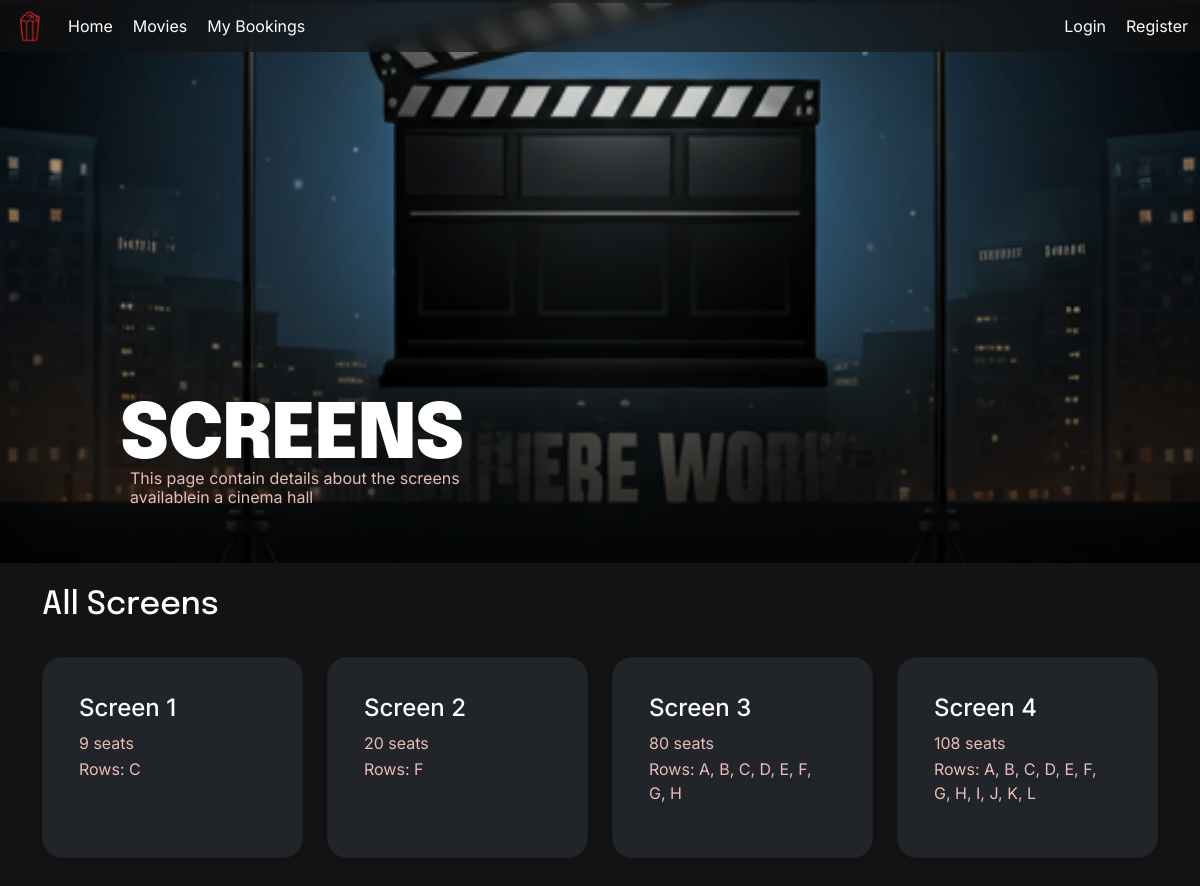
The app's page /screens with its own data.
### models.py (models this page shows)
class Screen(db.Model):
    __tablename__ = 'screen'
    id = db.Column(db.Integer, primary_key=True)
    name = db.Column(db.String(50), nullable=False, unique=True)
    seats = db.relationship('Seat', backref='screen', lazy=True)
    showtimes = db.relationship('Showtime', backref='screen', lazy=True)

### app.py (the view)
@app.route('/screens')
def screens():
    screens = Screen.query.all()
    return render_template('screens.html', screens=screens)

### app.py (called while the page is built)
@app.context_processor
def inject_user():
    return dict(current_user = current_user, request = request)

### templates/screens.html (shortened to what this page needs)
{% extends "0base.html" %}
{% block content %}
    <div class = "hero-page" style="margin-top: -75px; height: 70vh;
            background:
            linear-gradient(to top, rgba(0, 0, 0, 0.8), rgba(0, 0, 0, 0)),
            url('/static/images/bg1.png') center/cover no-repeat;">
        <div class="para-home" style = "width: 80vw;">
            <h1 style="max-width: 700px; margin-bottom: 0px;">SCREENS</h1>
            <p style="width: 40%; line-height: 1.2; padding-left: 10px;"> This page contain details about the screens availablein a cinema hall</p>
    </div>
    </div>
<div class="container">
<div class="d-flex justify-content-between align-items-center mb-4 mt-4">
    <h2 class="text-white">All Screens</h2>
</div>
<div class="row">
{% for screen in screens %}
<div class="col-md-3 mb-4 d-flex">
    <div class="card w-100 h-100 bg-dark text-white h-100 shadow-sm" style="border-radius:20px;">
        <div class="card-body w-100 h-100 d-flex flex-column justify-content-between" style="align-items: flex-start; margin: 20px">
            <div style="width: 80%;">
                <h4 class="card-title">Screen {{ screen.name }}</h4>
                <p style="margin-bottom: 2px;">{{ screen.seats|length }} seats</p>
                <p>
                    Rows:
                    {{ screen.seats | map(attribute='row') | unique | list | join(', ') }}
                </p>
            </div>
        </div>
    </div>
</div>
{% endfor %}
</div>
{% endblock %}

### static/styles.css (style rules this page uses)
* { color: #FFF; font-family: 'Inter', sans-serif; }
p { font-family: 'Inter', sans-serif; color: #E9BCB6; }
.d-flex { display: flex; align-items: center; justify-content: space-between; }
.flex-column { display: flex; flex-direction: column; }
h1, h2, h3, h4, h5, h6 { font-family: "inter", sans-serif; }
h1 { font-family: "Epilogue", sans-serif; font-size: 76px !important; font-style: normal !important; font-weight: 900 !important; line-height: 4rem !important; letter-spacing: -0.02em !important; }
h2 { font-family:"Epilogue", sans-serif; font-weight: 900; }
.hero-page { display: flex; flex-direction: column; align-items: center; justify-content: center; height: 100vh; background: linear-gradient(to top, rgba(0, 0, 0, 0.6), rgba(0, 0, 0, 0)), url('/static/images/bg.jpg') center/cover no-repeat; }
.para-home { display: flex; flex-direction: column; align-items: flex-start; justify-content: flex-end; height: 80vh; margin: 40px; }

### records on screen
Screen: name "1", seats|length "9", seats|map "C"
Screen: name "2", seats|length "20", seats|map "F"
Screen: name "3", seats|length "80", seats|map "A, B, C, D, E, F, G, H"
Screen: name "4", seats|length "108", seats|map "A, B, C, D, E, F, G, H, I, J, K, L"
